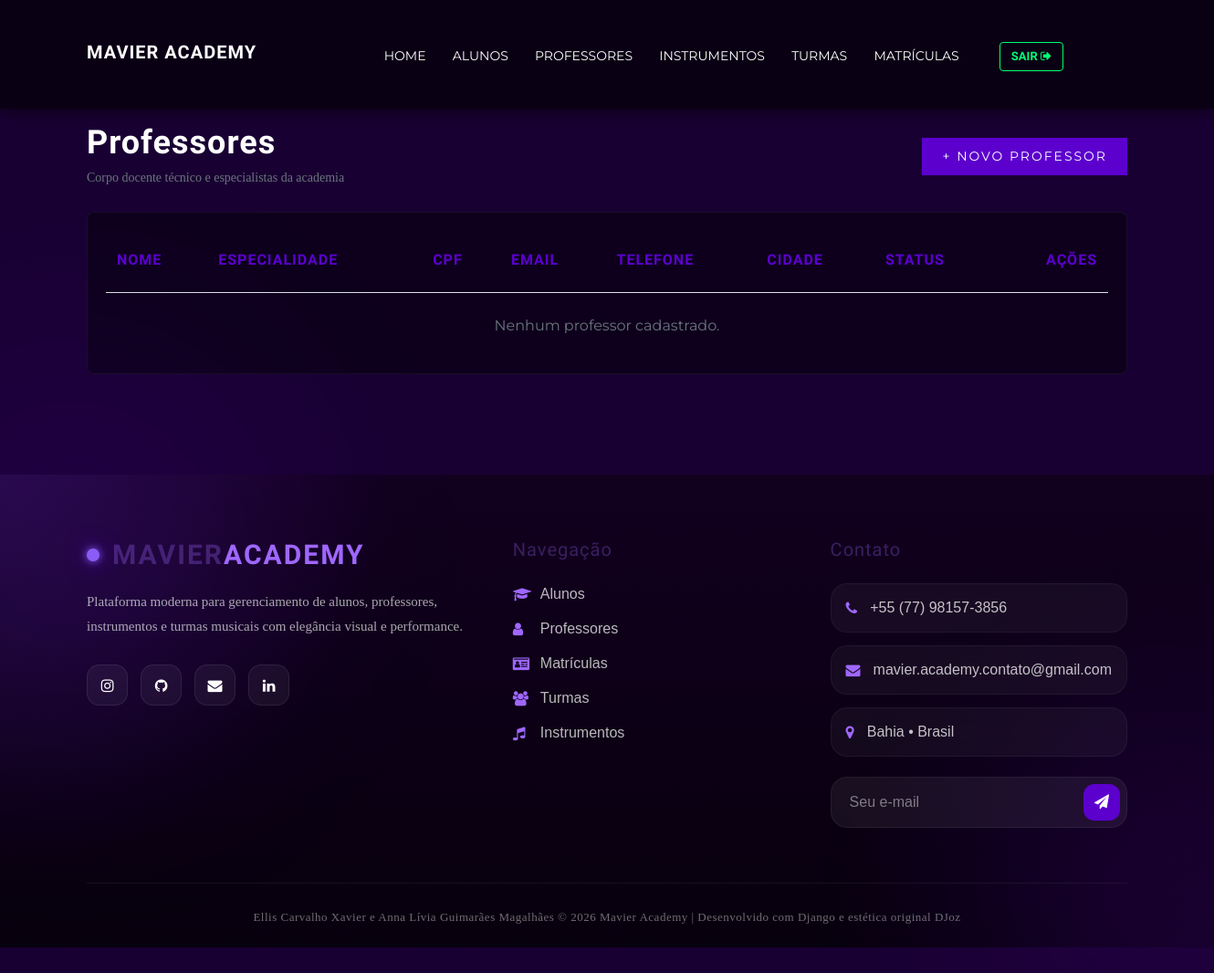
/professor/ (signed in), run on an earlier commit of the app's database.
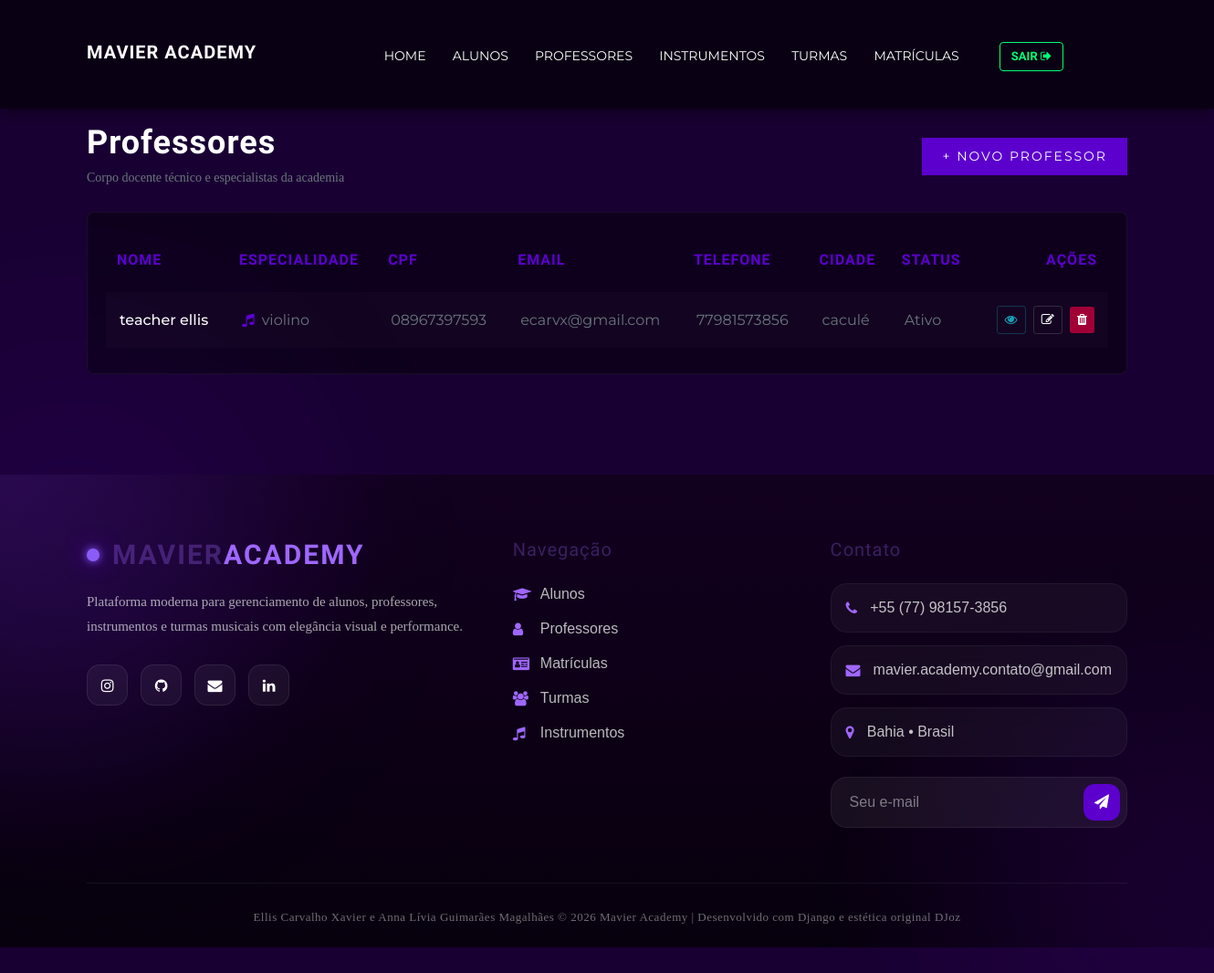
And on a later commit of the database.
### core/models.py (models this page shows, shortened)
class Pessoa(User):
    nome = models.CharField(max_length=100)
    cpf = models.CharField(max_length=14, null=True, blank=True)
    rg = models.CharField(max_length=20)
    data_nascimento = models.DateField()
    sexo = models.CharField(max_length=20)
    telefone = models.CharField(max_length=20)
    logradouro = models.CharField(max_length=150)
    numero = models.IntegerField()
    bairro = models.CharField(max_length=100)
    cidade = models.CharField(max_length=100)
    estado = models.CharField(max_length=2)
    cep = models.CharField(max_length=9)
    STATUS_CHOICES = [
        ('ATIVO', 'Ativo'),
        ('INATIVO', 'Inativo'),
    ]
    status_instituicao = models.CharField(max_length=10, choices=STATUS_CHOICES, default='ATIVO')

class Professor(Pessoa):
    especialidade = models.CharField(max_length=100)

class Pessoa(User):
    nome = models.CharField(max_length=100)
    cpf = models.CharField(max_length=14, null=True, blank=True)
    rg = models.CharField(max_length=20)
    data_nascimento = models.DateField()
    sexo = models.CharField(max_length=20)
    telefone = models.CharField(max_length=20)
    logradouro = models.CharField(max_length=150)
    numero = models.IntegerField()
    bairro = models.CharField(max_length=100)
    cidade = models.CharField(max_length=100)
    estado = models.CharField(max_length=2)
    cep = models.CharField(max_length=9)
    STATUS_CHOICES = [
        ('ATIVO', 'Ativo'),
        ('INATIVO', 'Inativo'),
    ]
    status_instituicao = models.CharField(max_length=10, choices=STATUS_CHOICES, default='ATIVO')

### core/views.py (the view)
# urls.py: path('professor/', views.list_professor, name='list_professor'),
@login_required
def list_professor(request):
    professores = Professor.objects.all()
    return render(request, 'professor/list.html', {
        'professores': professores
    })

### templates/professor/list.html (shortened to what the changed rows need)
{% extends 'base.html' %}
{% load static %}
{% block content %}
<section class="spad" style="background: #190033; padding-top: 60px; padding-bottom: 60px;">
    <div class="container">
        <div class="row mb-4 align-items-center">
            <div class="col-md-6">
                <h2 class="text-white font-weight-bold mb-1" style="letter-spacing: 1px;"> Professores</h2>
            </div>
        </div>
        <div class="table-responsive" style="background: rgba(10, 0, 20, 0.7); border-radius: 8px; border: 1px solid rgba(255,255,255,0.05); padding: 20px;">
            <table class="table text-white mb-0" style="border-collapse: separate; border-spacing: 0 8px;">
                <thead>
                    <tr style="border-bottom: 2px solid #5c00ce; font-family: 'Rajdhani', sans-serif; font-size: 16px; text-transform: uppercase; letter-spacing: 1px;">
                        <th style="border: none; color: #5c00ce; padding-bottom: 15px;">Nome</th>
                        <th style="border: none; color: #5c00ce; padding-bottom: 15px;">Especialidade</th>
                        <th style="border: none; color: #5c00ce; padding-bottom: 15px;">CPF</th>
                        <th style="border: none; color: #5c00ce; padding-bottom: 15px;">Email</th>
                        <th style="border: none; color: #5c00ce; padding-bottom: 15px;">Telefone</th>
                        <th style="border: none; color: #5c00ce; padding-bottom: 15px;">Cidade</th>
                        <th style="border: none; color: #5c00ce; padding-bottom: 15px;">Status</th>
                        <th style="border: none; color: #5c00ce; padding-bottom: 15px; text-align: right;">Ações</th>
                    </tr>
                </thead>
                <tbody>
                    {% for professor in professores %}
                    <tr style="background: rgba(255,255,255,0.02); border-radius: 4px; transition: all 0.3s;">
                        <td style="border: none; vertical-align: middle; padding: 15px; font-weight: 500;">{{ professor.nome }}</td>
                        <td style="border: none; vertical-align: middle; padding: 15px;" class="text-muted"><i class="fa fa-music mr-2" style="color: #5c00ce;"></i>{{ professor.especialidade }}</td>
                        <td style="border: none; vertical-align: middle; padding: 15px;" class="text-muted">{{ professor.cpf }}</td>
                        <td style="border: none; vertical-align: middle; padding: 15px;" class="text-muted">{{ professor.email }}</td>
                        <td style="border: none; vertical-align: middle; padding: 15px;" class="text-muted">{{ professor.telefone }}</td>
                        <td style="border: none; vertical-align: middle; padding: 15px;" class="text-muted">{{ professor.cidade }}</td>
                        <td style="border: none; vertical-align: middle; padding: 15px;" class="text-muted">{{ professor.get_status_instituicao_display }}</td>
                        <td style="border: none; vertical-align: middle; padding: 15px; text-align: right;">
                            <a href="{% url 'detail_professor' professor.id %}" class="btn btn-sm btn-outline-info mr-1" title="Detalhes" style="border-color: rgba(23, 162, 184, 0.3); color: #17a2b8; background: transparent;">
                            <i class="fa fa-eye"></i>
                            </a>
                            <a href="{% url 'update_professor' professor.id %}" class="btn btn-sm btn-outline-light mr-1" title="Editar" style="border-color: rgba(255,255,255,0.15); background: transparent;">
                                <i class="fa fa-edit"></i>
                            </a>
                            <a href="{% url 'delete_professor' professor.id %}" class="btn btn-sm btn-danger" title="Excluir" style="background: #a10036; border: none;">
                                <i class="fa fa-trash"></i>
                            </a>
                        </td>
                    </tr>
                    {% empty %}
                    <tr>
                        <td colspan="8" class="text-center text-muted pt-4">Nenhum professor cadastrado.</td>
                    </tr>
                    {% endfor %}
                </tbody>
            </table>
        </div>
    </div>
</section>
{% endblock %}

What changed in the data, as far as the page shows it:
added Professor: nome "teacher ellis", especialidade "violino", cpf "08967397593", email "ecarvx@gmail.com", telefone "77981573856", cidade "caculé", status_instituicao "Ativo"
Also different on the page:
text no longer shown: "Nenhum professor cadastrado."
